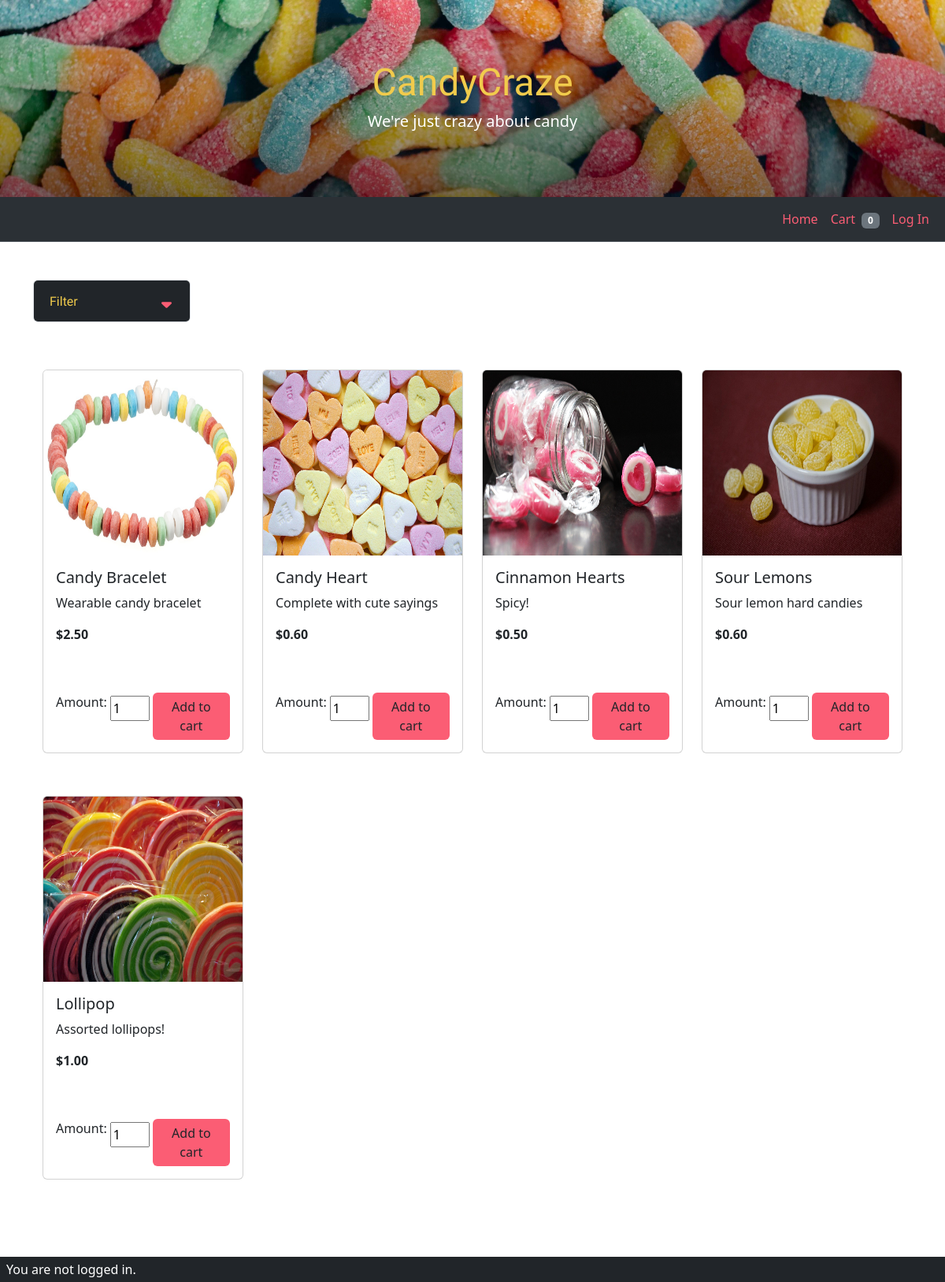
Screenshot of /php/index.php?category=101 with the database file from the repository.
### tables this page shows
CREATE TABLE product (
    ProductID INT PRIMARY KEY AUTO_INCREMENT,
    Product_Name VARCHAR(100),
    ProductDescription TEXT,
    Stock INT,
    ProductPrice DECIMAL(10, 2),
    ImageFile VARCHAR(255)
);

### php/includes/db-functions.php (called while the page is built, shortened)
<?php
function getCategoryByID($dbc, $categoryID)
{
    $sql = 'SELECT
    p.ProductID,
    p.Product_Name,
    p.ProductDescription,
    p.Stock,
    p.ProductPrice,
    p.ImageFile
FROM
    product p
JOIN
    product_category pc ON p.ProductID = pc.ProductID
WHERE
    pc.CategoryID = ?';
    $stmt = $dbc->prepare($sql);
    $stmt->bind_param("i", $categoryID);
    $stmt->execute();
    $result = $stmt->get_result();
    return $result;
}

### php/index.php (the view, shortened to what this page needs)
<!doctype html>
<html lang="en">
<head>
    <link rel="stylesheet" type="text/css" href="css/styles.css">
    <link href="https://cdn.jsdelivr.net/npm/bootstrap@5.3.3/dist/css/bootstrap.min.css" rel="stylesheet">
</head>
<body>
    <?php
    include('includes/header.php');
    include('includes/connection.php');
    include('includes/db-functions.php');
    ?>
    <main>
        <div class="container mt-5">
            <div class="filter accordion" id="accordionExample" style="width: 200px">
                <div class="accordion-item">
                    <h2 class="accordion-header" id="headingOne">
                        <button class="accordion-button collapsed" type="button" data-bs-toggle="collapse" data-bs-target="#collapseOne" aria-expanded="false" aria-controls="collapseOne">
                            Filter
                        </button>
                    </h2>
                </div>
            </div>
        </div>
        <?php
        $products = getAllProducts($dbc);
        function createProductCard($productID, $productName, $productDescription, $stock, $price, $imageURL)
        {
            $formattedPrice = number_format($price, 2, '.', ',');
            $str = <<<STR
        <div class="col">
            <div class="card">
                <img src="$imageURL" class="card-img-top" alt="$productName image">
                <div class="card-body d-flex flex-column shop-card-body">
                    <h5 class="card-title">$productName</h5>
                    <div class="card-text">
                        <p>$productDescription</p>
                        <p class="price">$$formattedPrice</p>
                    </div>
                    <div class="mt-auto">
                    <form class="d-flex justify-content-evenly form-submit">
                        <label for="quantity$productID">Amount:</label>
                        <input class="quantity m-1" type="number" id="quantity$productID" name="quantity" min="1" value="1">
                        <input type="hidden" class="pid" value="$productID">
                            <input type="hidden" class="pname" value="$productName">
                            <input type="hidden" class="pprice" value="$price">
                            <input type="hidden" class="pimage" value="$imageURL">
                            <input type="hidden" class="pcode" value="$stock">
                            <button class="btn btn-info btn-block addItemBtn"><i class="fas fa-cart-plus"></i>Add to
                            cart</button>
                    </form>
                    </div>
                </div>
            </div>
        </div>
STR;
            return $str;
        }
        ?>
        <div class="content container px-4">
            <div id="shop" class="d-flex flex-wrap justify-content-evenly px-0">
                <div class="d-flex row row-cols-1 row-cols-md-2 row-cols-lg-3 row-cols-xl-4 g-4">
                    <?php
                    if (isset($_GET['category'])) {
                        $selectedCategoryID = intval($_GET['category']);
                        if ($selectedCategoryID == -1) {
                            $products = getAllProducts($dbc);
                        } else {
                            $products = getCategoryByID($dbc, $selectedCategoryID);
                        }
                    } else {
                        $products = getAllProducts($dbc);
                    }
                    if ($products->num_rows > 0) {
                        while ($row = mysqli_fetch_array($products)) {
                            print createProductCard($row['ProductID'], $row['Product_Name'], $row['ProductDescription'], $row['Stock'], $row['ProductPrice'], $row['ImageFile']);
                        }
                    } else {
                        print '<p>No products found.</p>';
                    }
                    ?>
                </div>
            </div>
        </div>
    </main>
    <?php
    include('includes/footer.php');
    ?>
</body>
</html>

### php/includes/header.php (shortened to what this page needs)
<div id="hero-image">
  <div id="hero-text">
    <h1>CandyCraze</h1>
    <h5>We're just crazy about candy</h5>
  </div>
</div>
<nav class="navbar bg-dark border-bottom border-body navbar-expand-lg bg-body-tertiary justify-content-end" data-bs-theme="dark">
  <div class="container-fluid justify-content-end">
    <div class="collapse navbar-collapse justify-content-end" id="navbarNav">
      <ul class="navbar-nav">
        <li class="nav-item">
          <a class="nav-link" href="index.php">Home</a>
        </li>
        <li class="nav-item">
          <a class="nav-link" href="cart.php">Cart<span id="cart-items" class="badge text-bg-secondary ms-2">0</span></a>
        </li>
        <?php
        if (!isset($_SESSION['username'])) {
          echo '<li class="nav-item">
                <a class="nav-link" data-bs-toggle="modal" data-bs-target="#log-in-modal">Log In</a>
                </li>';
        }
        ?>
      </ul>
    </div>
  </div>
</nav>

### php/includes/footer.php
<footer class="fixed-bottom">
    <?php
    if (!isset($_SESSION['username']) || $_SESSION['username'] == "") {
        echo'<p class="my-1 mx-2">You are not logged in.</p>';
    } else {
        $username = $_SESSION['username'];
        echo'<p class="my-1 mx-2">You are logged in as: <span class ="username-color">'.$username.'</span></p>';
}
    ?>
</footer>

### php/css/styles.css (style rules this page uses)
body { font-family: "Open Sans", sans-serif; color: var(--black); }
main { margin-bottom: 100px; }
:root { --black: #212529; --yellow: #F1CB4C; --pink: #FB5D74; }
#hero-image { background-image: linear-gradient(rgba(0, 0, 0, 0), rgba(0, 0, 0, 0.5)), url("../images/gummyworms.jpg"); height: 250px; background-position: center; background-repeat: no-repeat; background-size: cover; position: relative; }
#hero-text { text-align: center; position: absolute; top: 50%; left: 50%; transform: translate(-50%, -50%); color: var(--yellow); text-shadow: 4px, 4px, var(--black); }
#hero-text>h1 { font-family: "Slackey", sans-serif; font-size: 3em }
#hero-text>h5 { color: white; }
.nav-link { color: var(--pink) !important; }
.accordion-button { background-color: var(--black) !important; color: var(--yellow) !important; font-family: "Slackey", sans-serif; }
.collapsed { background-color: var(--black) !important; }
.accordion-button.collapsed::after { background: url("../images/sort-down-solid.svg") !important; background-repeat: no-repeat !important; background-position: center !important; }
#shop { padding: 30px; }
.card { margin-top: 30px; }
.card-img-top { height: 235px; }
.shop-card-body { height: 250px; }
.quantity { width: 50px; height: 2rem; }
.btn-info { background-color: var(--pink) !important; border: var(--pink) !important; color: var(--black) !important; }
.price { font-weight: bold; }
footer { background-color: var(--black); color: #fff; }

### rows the page displays
product: ImageFile (picture), Product_Name "Candy Bracelet", ProductDescription "Wearable candy bracelet", ProductPrice "2.50"
product: ImageFile (picture), Product_Name "Candy Heart", ProductDescription "Complete with cute sayings", ProductPrice "0.60"
product: ImageFile (picture), Product_Name "Cinnamon Hearts", ProductDescription "Spicy!", ProductPrice "0.50"
product: ImageFile (picture), Product_Name "Sour Lemons", ProductDescription "Sour lemon hard candies", ProductPrice "0.60"
product: ImageFile (picture), Product_Name "Lollipop", ProductDescription "Assorted lollipops!", ProductPrice "1.00"
